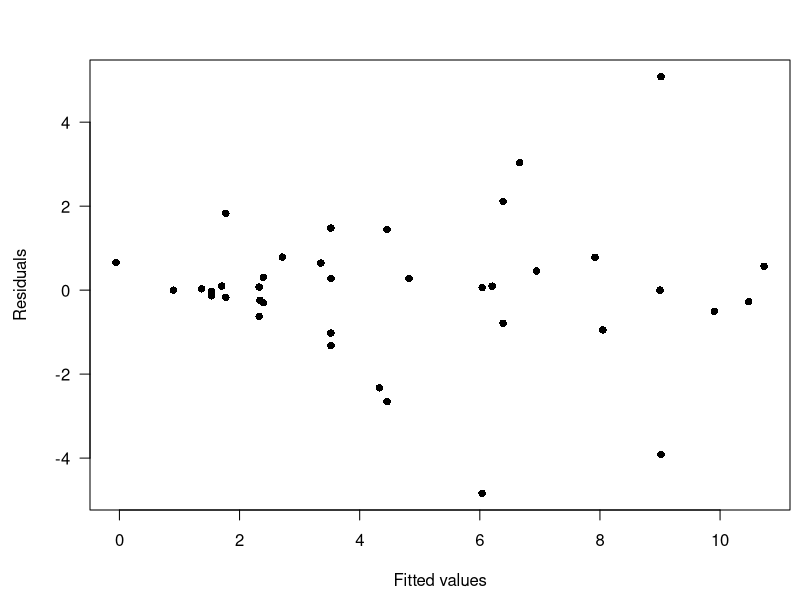
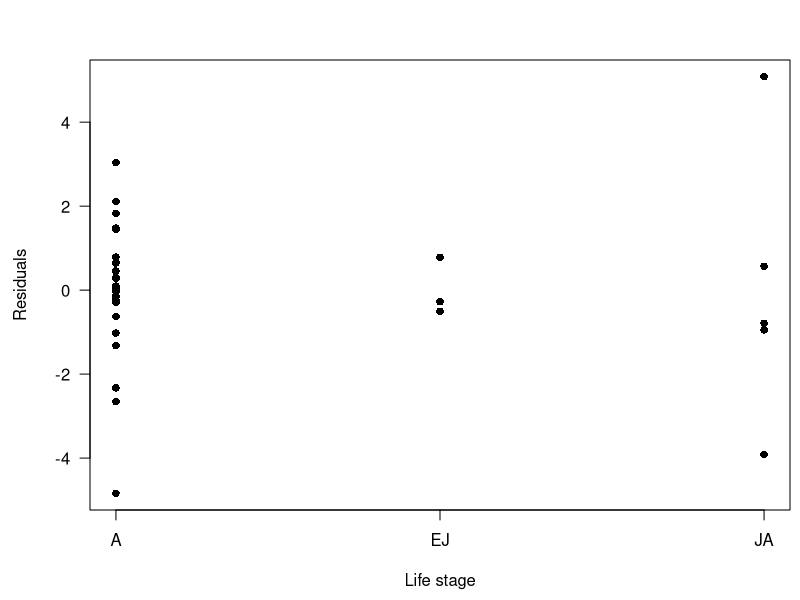
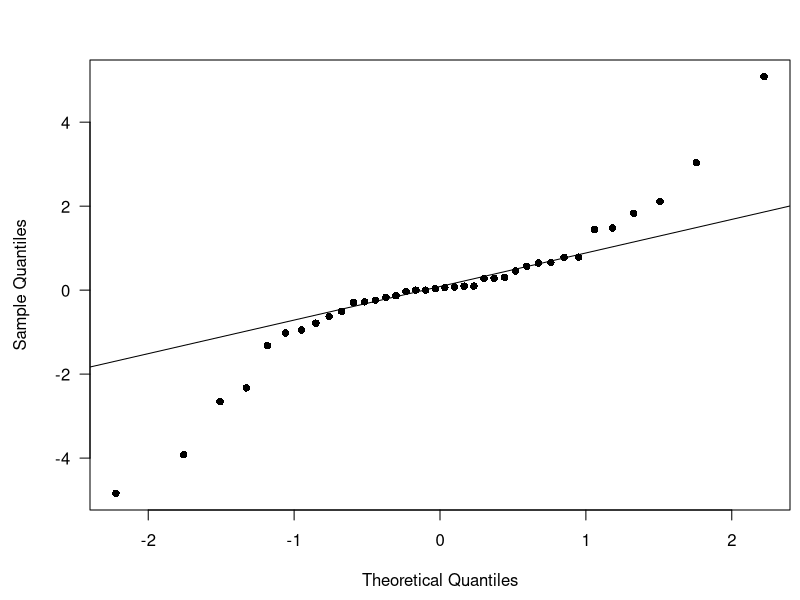
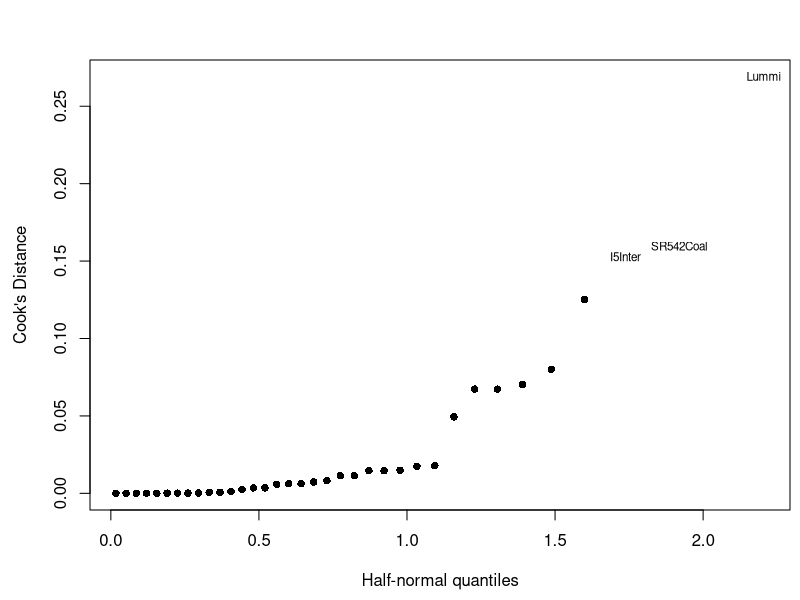

Recreate these plots in R, in order.
## ---- chunk 1
knitr::opts_chunk$set(echo = TRUE)
## ---- chunk 2
## get data
dat <- read.csv("usfws_bull_trout.csv")
## fit model wit all 8 predictors
fmod <- lm(score ~ stage + form + cond + risk + unit + prog + BMP + degflex, data = dat)
## summary
summary(fmod)
## ---- chunk 3
## get residuals
res <- resid(fmod)
## get fitted values
yhat <- fitted(fmod)
## plot them
par(mai = c(0.9, 0.9, 0.6, 0.1),
    omi = c(0, 0, 0, 0))
plot(yhat, res, las = 1, pch = 16,
     xlab = "Fitted values", ylab = "Residuals")
## ---- chunk 4
## plot them
par(mai = c(0.9, 0.9, 0.6, 0.1),
    omi = c(0, 0, 0, 0))
## default plot
stripchart(res ~ dat$stage, vertical = TRUE,
           pch = 16, las = 1,
           xlab = "Life stage", ylab = "Residuals")
## ---- chunk 5
par(mai = c(0.9, 0.9, 0.6, 0.1),
    omi = c(0, 0, 0, 0))
## Q-Q plot
qqnorm(res, las = 1, pch = 16, main = "")
## Q-Q line
qqline(res)
## ---- chunk 6
## get leverages
hv <- hatvalues(fmod)
## assign their names
names(hv) <- dat$ProjectName
## find the 3 largest leverages
rev(sort(hv))[1:3]
## ---- chunk 7
## number of estimated params
k <- sum(hv) # = length(coef(fmod))
## sample size
n <- nrow(dat)
## threshold value for h
(ht <- 2 * k / n)
## suspect leverages
hv[hv > ht]
## ---- chunk 8
## get studentized residuals
(stud_e <- rstudent(fmod))
## assign their names
names(stud_e) <- dat$ProjectName
## get sample size
n <- nrow(dat)
## Bonferroni correction: alpha / n
alpha <- 0.05 / n
## critical t value
df <- n - length(coef(fmod)) - 1
t_crit <- qt(1 - alpha/2, df)
## compare t_stud to t_crit
sum(stud_e > t_crit, na.rm = TRUE)
## largest residual
which.max(stud_e)
## ---- chunk 9
## modifed `halfnorm()` function from faraway
halfnorm <- function (x, nlab = 2, labs = NULL, ylab = "Sorted Data", ...) {
  x <- abs(x)
  labord <- order(x)
  x <- sort(x)
  i <- order(x)
  n <- length(x)
  ui <- qnorm((n + 1:n)/(2 * n + 1))
  plot(ui, x[i], xpd = NA,
       xlab = "Half-normal quantiles", ylab = ylab, 
       ylim = c(0, max(x)), type = "n", ...)
  if(nlab < n) {
    points(ui[1:(n - nlab)], x[i][1:(n - nlab)], pch = 16)
  }
  if(is.null(labs)) {
    labs <- as.character(1:length(x))
  }
  text(ui[(n - nlab + 1):n], x[i][(n - nlab + 1):n],
       labs[labord][(n - nlab + 1):n], cex = 0.7)
}
## Cook's D
cook <- cooks.distance(fmod)
names(cook) <- dat$ProjectName
## 3 largest Cook's D
round(rev(sort(cook)), 3)[1:3]
## half-normal plot
par(mai = c(0.9,0.9,0.6,0.1),
    omi = c(0, 0, 0, 0),
    cex = 1)
halfnorm(cook, nlab = 3,
         labs = dat$ProjectName, ylab = "Cook's Distance")
